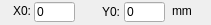
          <widget class="QFrame" name="fSpF_Origin">
           <property name="geometry">
            <rect>
             <x>91</x>
             <y>50</y>
             <width>211</width>
             <height>25</height>
            </rect>
           </property>
           <property name="frameShape">
            <enum>QFrame::NoFrame</enum>
           </property>
           <property name="frameShadow">
            <enum>QFrame::Raised</enum>
           </property>
           <widget class="QLineEdit" name="ledSpF_X0">
            <property name="geometry">
             <rect>
              <x>34</x>
              <y>2</y>
              <width>41</width>
              <height>20</height>
             </rect>
            </property>
            <property name="text">
             <string>0</string>
            </property>
           </widget>
           <widget class="QLabel" name="label_181">
            <property name="geometry">
             <rect>
              <x>84</x>
              <y>4</y>
              <width>36</width>
              <height>16</height>
             </rect>
            </property>
            <property name="text">
             <string>Y0:</string>
            </property>
            <property name="alignment">
             <set>Qt::AlignRight|Qt::AlignTrailing|Qt::AlignVCenter</set>
            </property>
           </widget>
           <widget class="QLabel" name="label_182">
            <property name="geometry">
             <rect>
              <x>-9</x>
              <y>3</y>
              <width>40</width>
              <height>16</height>
             </rect>
            </property>
            <property name="text">
             <string>X0:</string>
            </property>
            <property name="alignment">
             <set>Qt::AlignRight|Qt::AlignTrailing|Qt::AlignVCenter</set>
            </property>
           </widget>
           <widget class="QLineEdit" name="ledSpF_Y0">
            <property name="geometry">
             <rect>
              <x>124</x>
              <y>2</y>
              <width>41</width>
              <height>20</height>
             </rect>
            </property>
            <property name="text">
             <string>0</string>
            </property>
           </widget>
           <widget class="QLabel" name="label_184">
            <property name="geometry">
             <rect>
              <x>172</x>
              <y>4</y>
              <width>47</width>
              <height>13</height>
             </rect>
            </property>
            <property name="text">
             <string>mm</string>
            </property>
           </widget>
          </widget>
